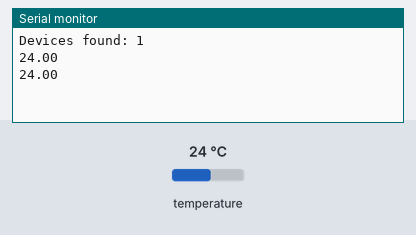
Bench run of a sketch on a simulated ESP32. Parts: the last lines printed to the serial monitor. The inputs (shaded band) are chosen by the test bench; at power-on: temperature 24 °C.

Above: at 3.3 s.
3.4 s: temperature set to 12 °C
At 5.4 s:
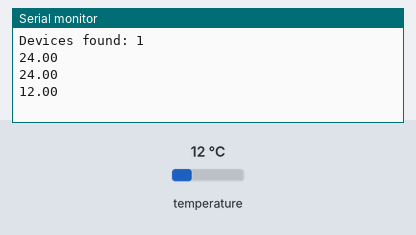
5.9 s: temperature set to 19 °C
At 6.6 s:
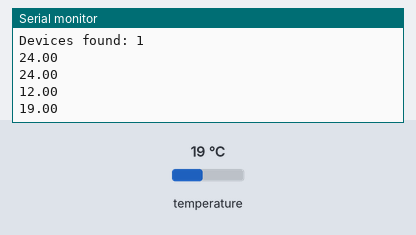
Timing chart, 0 to 8.9 s (numbered marks = the images above; inputs shaded):
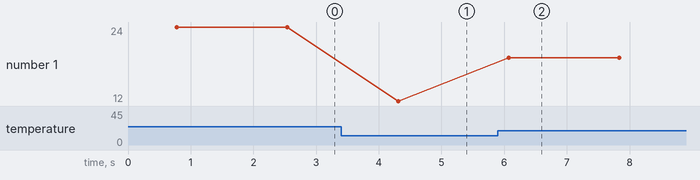

The sketch:

2_Temp_ds18b20.ino
```cpp
/*
pin diagram  [ GND ] [ VCC ] [ DQ ]


*/

#include <OneWire.h>
#include <DallasTemperature.h>

#define ONE_WIRE_BUS 4  // ESP32 "D4" = GPIO4

OneWire oneWire(ONE_WIRE_BUS);
DallasTemperature sensors(&oneWire);

void setup() {
  Serial.begin(115200);
  sensors.begin();
  sensors.setResolution(12);      // 9..12 (12 = ~750ms conversion)
  sensors.setWaitForConversion(true);

  Serial.print("Devices found: ");
  Serial.println(sensors.getDeviceCount());

}

void loop() {
  sensors.requestTemperatures();
  float t = sensors.getTempCByIndex(0);
  Serial.println(t);              // prints °C
  delay(1000);
}
```

Measured:
- after the input at 3.4 s, the serial monitor: prints a new line after 0.91 s (image 1)
- after the input at 5.9 s, the serial monitor: prints a new line after 0.17 s (image 2)
- plotted number 1: 24 → 12 after the input at 3.4 s, 12 → 19 after the input at 5.9 s
